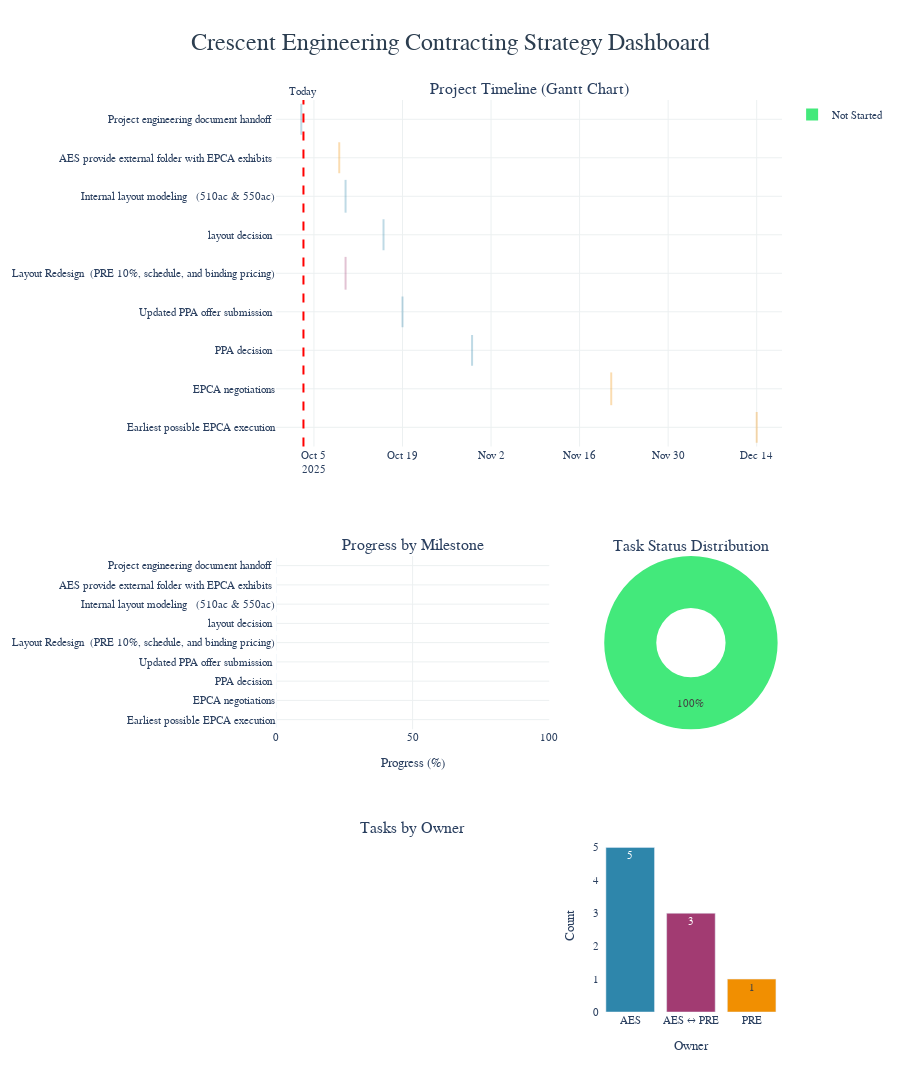

Notebook code for this chart:
### Markdown cell above
# Crescent Engineering Contracting Strategy - Unified Dashboard

### Code cell
# Create unified dashboard
from plotly.subplots import make_subplots

# Calculate statistics
total_tasks = len(df)
completed_tasks = len(df[df['Status'] == 'Completed'])
in_progress_tasks = len(df[df['Status'] == 'In Progress'])
not_started_tasks = len(df[df['Status'] == 'Not Started'])
overall_progress = df['Progress'].mean()

# Display header statistics as cards
display(HTML(f"""
<div style='display: flex; gap: 20px; margin: 20px 0; flex-wrap: wrap;'>
    <div style='background: linear-gradient(135deg, #667eea 0%, #764ba2 100%); 
                color: white; padding: 25px; border-radius: 15px; flex: 1; min-width: 200px;
                box-shadow: 0 10px 30px rgba(0,0,0,0.2);'>
        <div style='font-size: 14px; opacity: 0.9; margin-bottom: 10px;'>Total Milestones</div>
        <div style='font-size: 42px; font-weight: bold;'>{total_tasks}</div>
    </div>
    <div style='background: linear-gradient(135deg, #f093fb 0%, #f5576c 100%); 
                color: white; padding: 25px; border-radius: 15px; flex: 1; min-width: 200px;
                box-shadow: 0 10px 30px rgba(0,0,0,0.2);'>
        <div style='font-size: 14px; opacity: 0.9; margin-bottom: 10px;'>In Progress</div>
        <div style='font-size: 42px; font-weight: bold;'>{in_progress_tasks}</div>
    </div>
    <div style='background: linear-gradient(135deg, #4facfe 0%, #00f2fe 100%); 
                color: white; padding: 25px; border-radius: 15px; flex: 1; min-width: 200px;
                box-shadow: 0 10px 30px rgba(0,0,0,0.2);'>
        <div style='font-size: 14px; opacity: 0.9; margin-bottom: 10px;'>Not Started</div>
        <div style='font-size: 42px; font-weight: bold;'>{not_started_tasks}</div>
    </div>
    <div style='background: linear-gradient(135deg, #43e97b 0%, #38f9d7 100%); 
                color: white; padding: 25px; border-radius: 15px; flex: 1; min-width: 200px;
                box-shadow: 0 10px 30px rgba(0,0,0,0.2);'>
        <div style='font-size: 14px; opacity: 0.9; margin-bottom: 10px;'>Overall Progress</div>
        <div style='font-size: 42px; font-weight: bold;'>{overall_progress:.1f}%</div>
    </div>
</div>
"""))

# Create comprehensive dashboard with subplots
fig = make_subplots(
    rows=3, cols=2,
    row_heights=[0.5, 0.25, 0.25],
    column_widths=[0.6, 0.4],
    specs=[
        [{'type': 'xy', 'rowspan': 1, 'colspan': 2}, None],
        [{'type': 'xy'}, {'type': 'pie'}],
        [{'type': 'xy'}, {'type': 'bar'}]
    ],
    subplot_titles=(
        'Project Timeline (Gantt Chart)',
        'Progress by Milestone',
        'Task Status Distribution',
        'Tasks by Owner',
        ''
    ),
    vertical_spacing=0.12,
    horizontal_spacing=0.1
)

# Row 1: Gantt Chart (spans full width)
for idx, row in df.iterrows():
    # Background bar
    fig.add_trace(go.Bar(
        y=[row['Milestone']],
        x=[row['Duration']],
        base=row['Start'],
        orientation='h',
        marker=dict(color=row['Color'], opacity=0.3, line=dict(color=row['Color'], width=2)),
        name=row['Owner'],
        showlegend=False,
        hovertemplate=(
            f"<b>{row['Milestone']}</b><br>"
            f"Owner: {row['Owner']}<br>"
            f"Start: {row['Start'].strftime('%Y-%m-%d')}<br>"
            f"Finish: {row['Finish'].strftime('%Y-%m-%d')}<br>"
            f"Duration: {row['Duration']} days<br>"
            f"Progress: {row['Progress']:.1f}%<br>"
            f"Status: {row['Status']}<extra></extra>"
        )
    ), row=1, col=1)
    
    # Progress bar
    if row['Progress'] > 0:
        progress_duration = row['Duration'] * (row['Progress'] / 100)
        fig.add_trace(go.Bar(
            y=[row['Milestone']],
            x=[progress_duration],
            base=row['Start'],
            orientation='h',
            marker=dict(color=row['Color'], opacity=0.9),
            showlegend=False,
            hovertemplate=f"Progress: {row['Progress']:.1f}%<extra></extra>"
        ), row=1, col=1)

# Add today line to Gantt
fig.add_vline(
    x=today.timestamp() * 1000,
    line_dash="dash",
    line_color="red",
    annotation_text="Today",
    annotation_position="top",
    row=1, col=1
)

# Row 2, Col 1: Progress by Milestone
fig.add_trace(go.Bar(
    y=df['Milestone'],
    x=df['Progress'],
    orientation='h',
    marker=dict(
        color=df['Progress'],
        colorscale=[[0, '#e74c3c'], [0.5, '#f39c12'], [1, '#27ae60']],
        showscale=False
    ),
    text=df['Progress'].round(1).astype(str) + '%',
    textposition='inside',
    showlegend=False,
    hovertemplate='<b>%{y}</b><br>Progress: %{x:.1f}%<extra></extra>'
), row=2, col=1)

# Row 2, Col 2: Status pie chart
status_counts = df['Status'].value_counts()
fig.add_trace(go.Pie(
    labels=status_counts.index,
    values=status_counts.values,
    marker=dict(colors=['#43e97b', '#f093fb', '#4facfe']),
    hole=0.4,
    showlegend=True
), row=2, col=2)

# Row 3, Col 2: Tasks by owner
owner_counts = df['Owner'].value_counts()
fig.add_trace(go.Bar(
    x=owner_counts.index,
    y=owner_counts.values,
    marker=dict(color=['#2E86AB', '#A23B72', '#F18F01']),
    text=owner_counts.values,
    textposition='auto',
    showlegend=False
), row=3, col=2)

# Update layout
fig.update_xaxes(type='date', gridcolor='#ecf0f1', showgrid=True, row=1, col=1)
fig.update_yaxes(autorange='reversed', gridcolor='#ecf0f1', row=1, col=1)
fig.update_yaxes(autorange='reversed', gridcolor='#ecf0f1', row=2, col=1)
fig.update_xaxes(range=[0, 100], gridcolor='#ecf0f1', showgrid=True, title='Progress (%)', row=2, col=1)
fig.update_xaxes(title='Owner', row=3, col=2)
fig.update_yaxes(title='Count', row=3, col=2)

fig.update_layout(
    title={
        'text': 'Crescent Engineering Contracting Strategy Dashboard',
        'x': 0.5,
        'xanchor': 'center',
        'font': {'size': 24, 'color': '#2c3e50'}
    },
    height=1400,
    plot_bgcolor='white',
    paper_bgcolor='white',
    showlegend=True,
    barmode='overlay',
    font=dict(family='Arial, sans-serif', size=11)
)

fig.show()

# Show upcoming milestones
next_30_days = today + pd.Timedelta(days=30)
upcoming = df[(df['Finish'] >= today) & (df['Finish'] <= next_30_days)].sort_values('Finish')

if len(upcoming) > 0:
    display(HTML("<h3 style='color: #3498db; margin-top: 30px;'>📅 Upcoming Milestones (Next 30 Days)</h3>"))
    
    for idx, row in upcoming.iterrows():
        days_until = (row['Finish'] - today).days
        urgency_color = '#e74c3c' if days_until <= 7 else '#f39c12' if days_until <= 14 else '#3498db'
        
        display(HTML(f"""
        <div style='background: white; border-left: 5px solid {urgency_color};
                    padding: 15px; margin: 10px 0; border-radius: 8px;
                    box-shadow: 0 2px 10px rgba(0,0,0,0.1);'>
            <div style='display: flex; justify-content: space-between; align-items: center;'>
                <div style='font-size: 16px; font-weight: bold; color: #2c3e50;'>{row['Milestone']}</div>
                <div style='background: {urgency_color}; color: white; padding: 5px 15px; 
                            border-radius: 20px; font-weight: bold;'>{days_until} days</div>
            </div>
            <div style='margin-top: 10px; color: #7f8c8d;'>
                <strong>Owner:</strong> {row['Owner']} | <strong>Due:</strong> {row['Finish'].strftime('%Y-%m-%d')} | 
                <strong>Progress:</strong> {row['Progress']:.1f}%
            </div>
        </div>
        """))

# Show detailed table
display(HTML("<h3 style='color: #2c3e50; margin-top: 30px;'>📋 Detailed Milestone Information</h3>"))
display_df = df[['Milestone', 'Owner', 'Start', 'Finish', 'Duration', 'Progress', 'Status', 'Notes']].copy()
display_df['Start'] = display_df['Start'].dt.strftime('%Y-%m-%d')
display_df['Finish'] = display_df['Finish'].dt.strftime('%Y-%m-%d')
display_df['Progress'] = display_df['Progress'].round(1).astype(str) + '%'

styled_df = display_df.style.set_properties(**{
    'background-color': 'white', 'color': '#2c3e50', 'border': '1px solid #ecf0f1',
    'padding': '10px', 'text-align': 'left'
}).set_table_styles([
    {'selector': 'th', 'props': [('background-color', '#34495e'), ('color', 'white'), ('font-weight', 'bold'), ('padding', '12px')]},
    {'selector': 'tr:hover', 'props': [('background-color', '#ecf0f1')]}
])

display(styled_df)

### Figure 1 — Plotly figure (JSON) as saved in the notebook; plotly's stock layout.template omitted (floating-point values rounded to 4 significant figures)
{"data": [{"base": "2025-10-03T00:00:00", "hovertemplate": "<b>Project engineering document handoff </b><br>Owner: AES<br>Start: 2025-10-03<br>Finish: 2025-10-06<br>Duration: 3.0 days<br>Progress: 0.0%<br>Status: Not Started<extra></extra>", "marker": {"color": "#2E86AB", "line": {"color": "#2E86AB", "width": 2}, "opacity": 0.3}, "name": "AES", "orientation": "h", "showlegend": false, "type": "bar", "x": [3], "xaxis": "x", "y": ["Project engineering document handoff "], "yaxis": "y"}, {"base": "2025-10-09T00:00:00", "hovertemplate": "<b>AES provide external folder with EPCA exhibits </b><br>Owner: AES ↔ PRE<br>Start: 2025-10-09<br>Finish: 2025-10-10<br>Duration: 0.0 days<br>Progress: 0.0%<br>Status: Not Started<extra></extra>", "marker": {"color": "#F18F01", "line": {"color": "#F18F01", "width": 2}, "opacity": 0.3}, "name": "AES ↔ PRE", "orientation": "h", "showlegend": false, "type": "bar", "x": [0], "xaxis": "x", "y": ["AES provide external folder with EPCA exhibits "], "yaxis": "y"}, {"base": "2025-10-10T00:00:00", "hovertemplate": "<b>Internal layout modeling   (510ac & 550ac)</b><br>Owner: AES<br>Start: 2025-10-10<br>Finish: 2025-10-17<br>Duration: 7.0 days<br>Progress: 0.0%<br>Status: Not Started<extra></extra>", "marker": {"color": "#2E86AB", "line": {"color": "#2E86AB", "width": 2}, "opacity": 0.3}, "name": "AES", "orientation": "h", "showlegend": false, "type": "bar", "x": [7], "xaxis": "x", "y": ["Internal layout modeling   (510ac & 550ac)"], "yaxis": "y"}, {"base": "2025-10-16T00:00:00", "hovertemplate": "<b>layout decision </b><br>Owner: AES<br>Start: 2025-10-16<br>Finish: 2025-10-17<br>Duration: 0.0 days<br>Progress: 0.0%<br>Status: Not Started<extra></extra>", "marker": {"color": "#2E86AB", "line": {"color": "#2E86AB", "width": 2}, "opacity": 0.3}, "name": "AES", "orientation": "h", "showlegend": false, "type": "bar", "x": [0], "xaxis": "x", "y": ["layout decision "], "yaxis": "y"}, {"base": "2025-10-10T00:00:00", "hovertemplate": "<b>Layout Redesign  (PRE 10%, schedule, and binding pricing)</b><br>Owner: PRE<br>Start: 2025-10-10<br>Finish: 2025-11-21<br>Duration: 42.0 days<br>Progress: 0.0%<br>Status: Not Started<extra></extra>", "marker": {"color": "#A23B72", "line": {"color": "#A23B72", "width": 2}, "opacity": 0.3}, "name": "PRE", "orientation": "h", "showlegend": false, "type": "bar", "x": [42], "xaxis": "x", "y": ["Layout Redesign  (PRE 10%, schedule, and binding pricing)"], "yaxis": "y"}, {"base": "2025-10-19T00:00:00", "hovertemplate": "<b>Updated PPA offer submission </b><br>Owner: AES<br>Start: 2025-10-19<br>Finish: 2025-10-20<br>Duration: 0.0 days<br>Progress: 0.0%<br>Status: Not Started<extra></extra>", "marker": {"color": "#2E86AB", "line": {"color": "#2E86AB", "width": 2}, "opacity": 0.3}, "name": "AES", "orientation": "h", "showlegend": false, "type": "bar", "x": [0], "xaxis": "x", "y": ["Updated PPA offer submission "], "yaxis": "y"}, {"base": "2025-10-30T00:00:00", "hovertemplate": "<b>PPA decision </b><br>Owner: AES<br>Start: 2025-10-30<br>Finish: 2025-10-31<br>Duration: 0.0 days<br>Progress: 0.0%<br>Status: Not Started<extra></extra>", "marker": {"color": "#2E86AB", "line": {"color": "#2E86AB", "width": 2}, "opacity": 0.3}, "name": "AES", "orientation": "h", "showlegend": false, "type": "bar", "x": [0], "xaxis": "x", "y": ["PPA decision "], "yaxis": "y"}, {"base": "2025-11-21T00:00:00", "hovertemplate": "<b>EPCA negotiations</b><br>Owner: AES ↔ PRE<br>Start: 2025-11-21<br>Finish: 2025-12-15<br>Duration: 24.0 days<br>Progress: 0.0%<br>Status: Not Started<extra></extra>", "marker": {"color": "#F18F01", "line": {"color": "#F18F01", "width": 2}, "opacity": 0.3}, "name": "AES ↔ PRE", "orientation": "h", "showlegend": false, "type": "bar", "x": [24], "xaxis": "x", "y": ["EPCA negotiations"], "yaxis": "y"}, {"base": "2025-12-14T00:00:00", "hovertemplate": "<b>Earliest possible EPCA execution</b><br>Owner: AES ↔ PRE<br>Start: 2025-12-14<br>Finish: 2025-12-15<br>Duration: 0.0 days<br>Progress: 0.0%<br>Status: Not Started<extra></extra>", "marker": {"color": "#F18F01", "line": {"color": "#F18F01", "width": 2}, "opacity": 0.3}, "name": "AES ↔ PRE", "orientation": "h", "showlegend": false, "type": "bar", "x": [0], "xaxis": "x", "y": ["Earliest possible EPCA execution"], "yaxis": "y"}, {"hovertemplate": "<b>%{y}</b><br>Progress: %{x:.1f}%<extra></extra>", "marker": {"color": [0.0, 0.0, 0.0, 0.0, 0.0, 0.0, 0.0, 0.0, 0.0], "colorscale": [[0, "#e74c3c"], [0.5, "#f39c12"], [1, "#27ae60"]], "showscale": false}, "orientation": "h", "showlegend": false, "text": ["0.0%", "0.0%", "0.0%", "0.0%", "0.0%", "0.0%", "0.0%", "0.0%", "0.0%"], "textposition": "inside", "type": "bar", "x": [0.0, 0.0, 0.0, 0.0, 0.0, 0.0, 0.0, 0.0, 0.0], "xaxis": "x2", "y": ["Project engineering document handoff ", "AES provide external folder with EPCA exhibits ", "Internal layout modeling   (510ac & 550ac)", "layout decision ", "Layout Redesign  (PRE 10%, schedule, and binding pricing)", "Updated PPA offer submission ", "PPA decision ", "EPCA negotiations", "Earliest possible EPCA execution"], "yaxis": "y2"}, {"domain": {"x": [0.64, 1], "y": [0.31, 0.5]}, "hole": 0.4, "labels": ["Not Started"], "marker": {"colors": ["#43e97b", "#f093fb", "#4facfe"]}, "showlegend": true, "type": "pie", "values": [9]}, {"marker": {"color": ["#2E86AB", "#A23B72", "#F18F01"]}, "showlegend": false, "text": [5.0, 3.0, 1.0], "textposition": "auto", "type": "bar", "x": ["AES", "AES ↔ PRE", "PRE"], "xaxis": "x4", "y": [5, 3, 1], "yaxis": "y4"}], "layout": {"annotations": [{"font": {"size": 16}, "showarrow": false, "text": "Project Timeline (Gantt Chart)", "x": 0.5, "xanchor": "center", "xref": "paper", "y": 1, "yanchor": "bottom", "yref": "paper"}, {"font": {"size": 16}, "showarrow": false, "text": "Progress by Milestone", "x": 0.27, "xanchor": "center", "xref": "paper", "y": 0.5, "yanchor": "bottom", "yref": "paper"}, {"font": {"size": 16}, "showarrow": false, "text": "Task Status Distribution", "x": 0.82, "xanchor": "center", "xref": "paper", "y": 0.5, "yanchor": "bottom", "yref": "paper"}, {"font": {"size": 16}, "showarrow": false, "text": "Tasks by Owner", "x": 0.27, "xanchor": "center", "xref": "paper", "y": 0.19, "yanchor": "bottom", "yref": "paper"}, {"showarrow": false, "text": "Today", "x": 1759000000000.0, "xanchor": "center", "xref": "x", "y": 1, "yanchor": "bottom", "yref": "y domain"}], "barmode": "overlay", "font": {"family": "Arial, sans-serif", "size": 11}, "height": 1400, "paper_bgcolor": "white", "plot_bgcolor": "white", "shapes": [{"line": {"color": "red", "dash": "dash"}, "type": "line", "x0": 1759000000000.0, "x1": 1759000000000.0, "xref": "x", "y0": 0, "y1": 1, "yref": "y domain"}], "showlegend": true, "title": {"font": {"color": "#2c3e50", "size": 24}, "text": "Crescent Engineering Contracting Strategy Dashboard", "x": 0.5, "xanchor": "center"}, "xaxis": {"anchor": "y", "domain": [0, 1], "gridcolor": "#ecf0f1", "showgrid": true, "type": "date"}, "xaxis2": {"anchor": "y2", "domain": [0, 0.54], "gridcolor": "#ecf0f1", "range": [0, 100], "showgrid": true, "title": {"text": "Progress (%)"}}, "xaxis3": {"anchor": "y3", "domain": [0, 0.54]}, "xaxis4": {"anchor": "y4", "domain": [0.64, 1], "title": {"text": "Owner"}}, "yaxis": {"anchor": "x", "autorange": "reversed", "domain": [0.62, 1], "gridcolor": "#ecf0f1"}, "yaxis2": {"anchor": "x2", "autorange": "reversed", "domain": [0.31, 0.5], "gridcolor": "#ecf0f1"}, "yaxis3": {"anchor": "x3", "domain": [0, 0.19]}, "yaxis4": {"anchor": "x4", "domain": [0, 0.19], "title": {"text": "Count"}}}}
